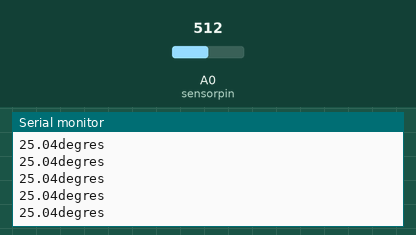
Recording of a sketch running on a simulated Arduino Uno, built with avr-gcc and run on an emulated ATmega328P. Parts: the last lines printed to the serial monitor. The inputs (shaded band) are chosen by the test bench; at power-on: A0 (sensorpin) = 512.

Above: at 1.2 s.
1.3 s: A0 (sensorpin) set to 716
At 1.32 s:
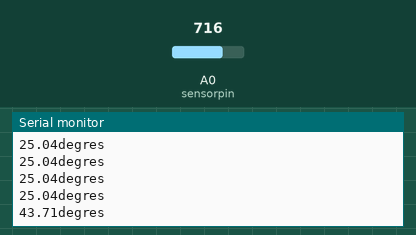
2.8 s: A0 (sensorpin) set to 900
At 2.83 s:
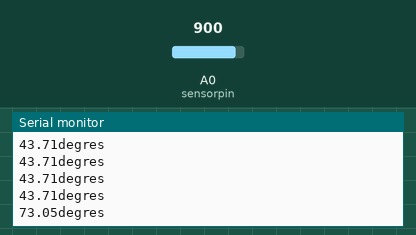
Timing chart, 0 to 5.8 s (numbered marks = the images above; inputs shaded):
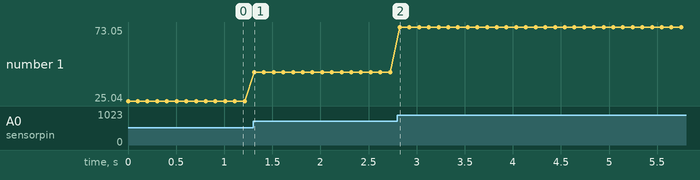

Measured:
- after the input at 1.3 s, the serial monitor: prints a new line at once (image 1)
- after the input at 2.8 s, the serial monitor: prints a new line at once (image 2)
- plotted number 1: 25.04 → 43.71 after the input at 1.3 s, 43.71 → 73.05 after the input at 2.8 s

The sketch:

test_sensor.ino
```cpp
#include <math.h>

const int B=4275; //valeur du thermistor
const int R=100000; //R0=100000kù
const int sensorpin=A0;

void setup()
{
  Serial.begin(9600);

}

void loop() {
  int data=analogRead(sensorpin);
  float R1=1023.0/data-1.0;
  R1=R*R1;

  float temperatureF=1.0/(log(R1/R)/B+1/298.15)-273.15; //conversion en T°
  Serial.print(temperatureF);
  Serial.println("degres");

  delay(100);


}
```
